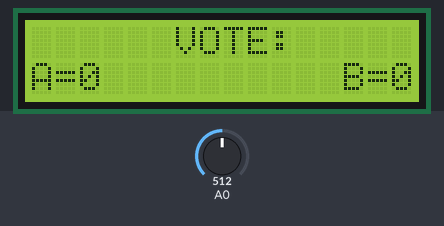
The sketch below on a simulated Arduino Uno, built with avr-gcc and run on an emulated ATmega328P. Shown: 16×2 character LCD. Inputs (shaded band) come from the test bench; at power-on: A0 = 512.

Above: at 1.2 s.
1.3 s: A0 set to 436
2.8 s: A0 set to 412
At 5.7 s:
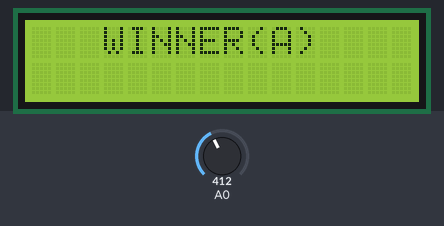
5.8 s: A0 set to 0
At 11.1 s:
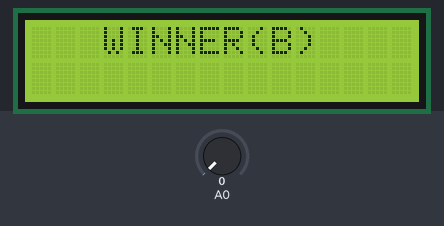
Timing chart, 0 to 12.6 s (numbered marks = the images above; inputs shaded):
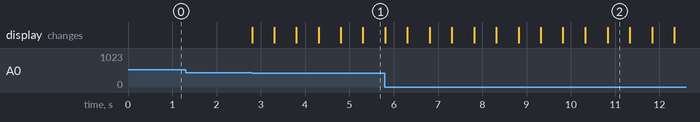

Measured:
- the behaviour switches between 430 and 429 on A0 (found by bisection; images 0 and 1)
- after the input at 1.3 s, every drawn part: stays the same
- after the input at 2.8 s, the display: first changes at once (image 1 shows a later state)
- what the display in image 2 shows lasts 0.5 s, from 10.8 s to 11.3 s

The sketch:

VOTE.ino
```cpp
#include<LiquidCrystal.h>
LiquidCrystal lcd(8,9,4,5,6,7);
int A;
int B;


void setup()
{
  lcd.begin(16,2);
  lcd.setCursor(6,0);
  lcd.print("VOTE:");
  lcd.setCursor(0,1);
  lcd.print("A=0");
  lcd.setCursor(13,1);
  lcd.print("B=0");
}

void loop()
{
   int value= analogRead(A0);
   if(value>380&&value<430)
   {
    A++;
    lcd.setCursor(2,1);
    lcd.print(A);
    delay(500);
   }
   if(value<2)
   {
    B++;
    lcd.setCursor(15,1);
    lcd.print(B);
    delay(500);
   }
   if(A==5)
   {
    lcd.clear();
    lcd.setCursor(3,0);
    lcd.print("WINNER(A)");
    delay(500);
   }
   if(B==5)
   {
    lcd.clear();
    lcd.setCursor(3,0);
    lcd.print("WINNER(B)");
    delay(500);
   }

}
```
